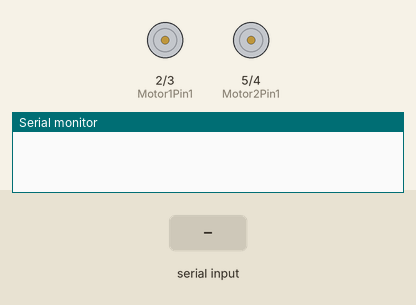
Bench run of a sketch on a simulated Arduino Uno, built with avr-gcc and run on an emulated ATmega328P. Shown: motor-driver pin pairs drawn as motors (green arrow = first pin HIGH = forward, orange = second pin HIGH = backward, longer = more drive), the last lines printed to the serial monitor. The test bench sets the inputs (shaded band).

Above: at 1.2 s.
1.3 s: "f" received over Serial
At 1.6 s:
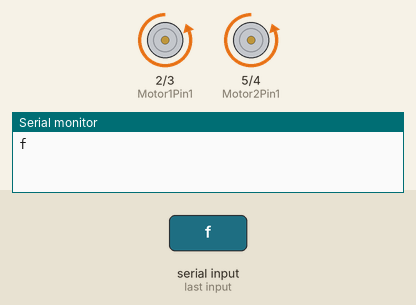
2.8 s: "b" received over Serial
At 3.9 s:
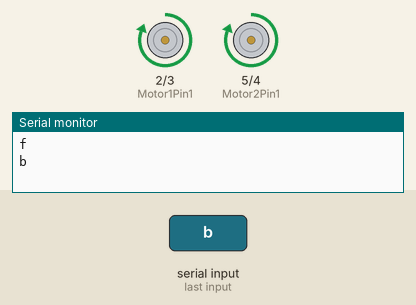
4.3 s: "l" received over Serial
At 5.1 s:
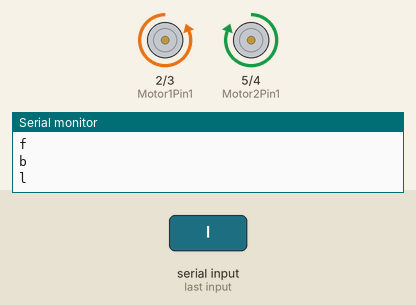
5.8 s: "r" received over Serial
At 6.2 s:
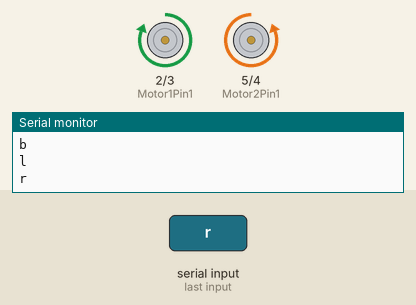
Timing chart, 0 to 8.3 s (numbered marks = the images above; inputs shaded):
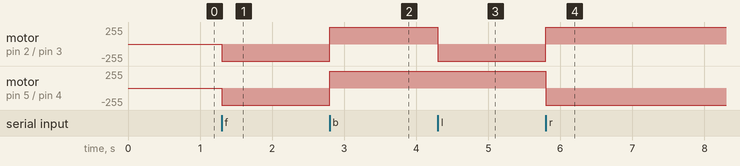

Measured:
- after the input at 1.3 s, motor on pin 2 (Motor1Pin1) / pin 3 (Motor1Pin2), motor on pin 5 (Motor2Pin1) / pin 4 (Motor2Pin2): stopped → backward 255/255 at once
- after the input at 2.8 s, motor on pin 2 (Motor1Pin1) / pin 3 (Motor1Pin2), motor on pin 5 (Motor2Pin1) / pin 4 (Motor2Pin2): backward 255/255 → forward 255/255 at once
- after the input at 4.3 s, motor on pin 2 (Motor1Pin1) / pin 3 (Motor1Pin2): forward 255/255 → backward 255/255 at once
- after the input at 5.8 s, motor on pin 2 (Motor1Pin1) / pin 3 (Motor1Pin2): backward 255/255 → forward 255/255 at once; motor on pin 5 (Motor2Pin1) / pin 4 (Motor2Pin2): forward 255/255 → backward 255/255 at once

The sketch:

key_control_car.ino
```cpp
const int Motor1Pin1 = 2;
const int Motor1Pin2 = 3;

const int Motor2Pin2 =4;
const int Motor2Pin1 = 5;

char data;

void setup() {

  Serial.begin(9600);
  pinMode(Motor1Pin1, OUTPUT);
  pinMode(Motor1Pin2, OUTPUT);
  pinMode(Motor2Pin1, OUTPUT);
  pinMode(Motor2Pin2, OUTPUT);
  moveStop();
}

void loop() {

  if (Serial.available() > 0) {
    data = Serial.read();
    Serial.println(data);
    }

 if(data == 'f'){ moveForward(); }

 if(data == 'b'){   moveBackward();  }

 if(data == 'l'){    moveLeft(); }

 if(data == 'r'){   moveRight();  }

 else if(data == 'n'){ moveStop(); }

}


void moveBackward(){

  digitalWrite(Motor1Pin1, HIGH);
  digitalWrite(Motor1Pin2, LOW);
  digitalWrite(Motor2Pin1, HIGH);
  digitalWrite(Motor2Pin2, LOW);
}

void moveForward(){

  digitalWrite(Motor1Pin1, LOW);
  digitalWrite(Motor1Pin2, HIGH);
  digitalWrite(Motor2Pin1, LOW);
  digitalWrite(Motor2Pin2, HIGH);
}

void moveLeft(){

  digitalWrite(Motor1Pin2, HIGH);
  digitalWrite(Motor1Pin1, LOW);//
  digitalWrite(Motor2Pin1, HIGH);
  digitalWrite(Motor2Pin2,LOW);
}

void moveRight(){

  digitalWrite(Motor1Pin2, LOW);
  digitalWrite(Motor1Pin1, HIGH);
  digitalWrite(Motor2Pin1, LOW); //
  digitalWrite(Motor2Pin2, HIGH);
}


void moveStop(){

  digitalWrite(Motor1Pin1, LOW);
  digitalWrite(Motor1Pin2, LOW);
  digitalWrite(Motor2Pin1, LOW);
  digitalWrite(Motor2Pin2, LOW);
}
```
